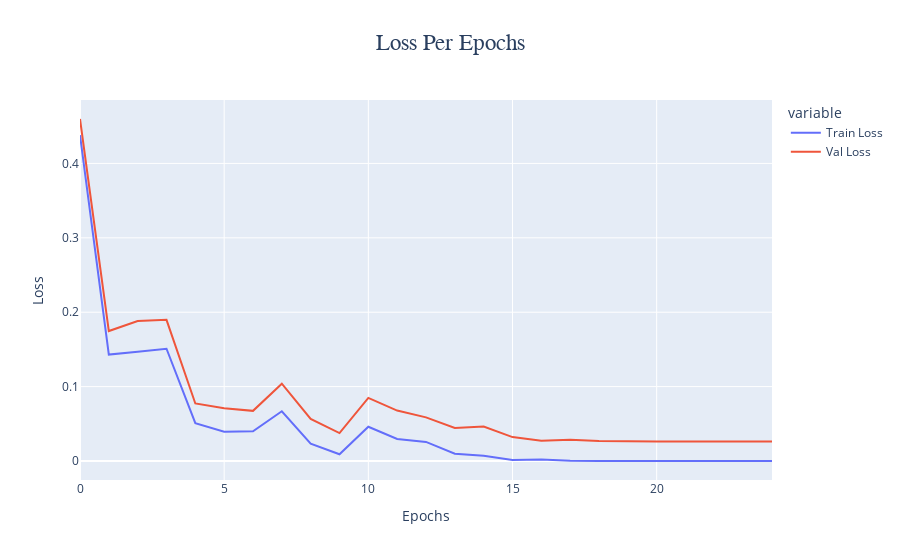
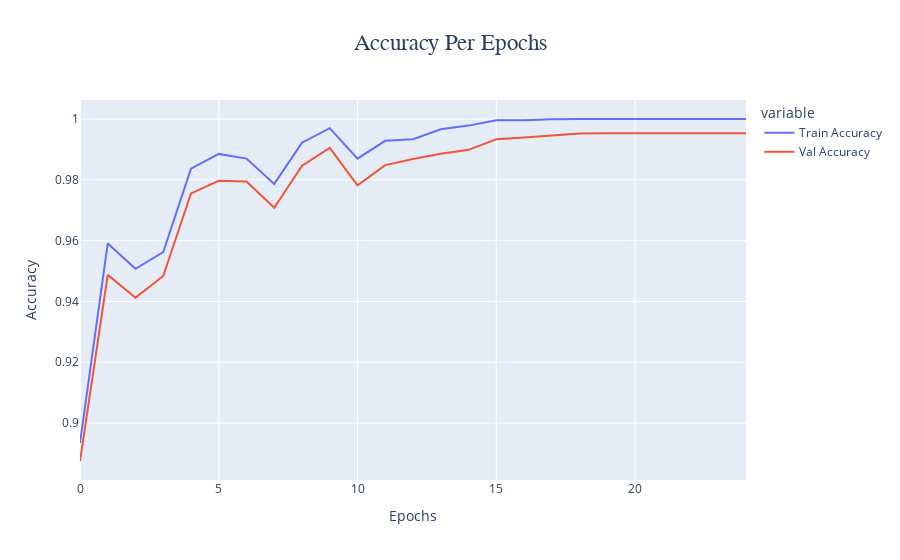

The cell these charts' notebook holds for them, in order:
### Code cell
# used plotly for interactive plotting
fig = px.line(history.iloc[:,:2],title='Loss Per Epochs',labels={'value':'Loss','index':'Epochs'})
fig.update_layout(title={'font_family':'Georgia','font_size':23,'x':0.5}).show()
fig = px.line(history.iloc[:,2:],title='Accuracy Per Epochs',labels={'value':'Accuracy','index':'Epochs'})
fig.update_layout(title={'font_family':'Georgia','font_size':23,'x':0.5}).show()

### Figure 1 — Plotly figure (JSON) as saved in the notebook; plotly's stock layout.template omitted (floating-point values rounded to 4 significant figures)
{"data": [{"hovertemplate": "variable=Train Loss<br>Epochs=%{x}<br>Loss=%{y}<extra></extra>", "legendgroup": "Train Loss", "line": {"color": "#636efa", "dash": "solid"}, "marker": {"symbol": "circle"}, "mode": "lines", "name": "Train Loss", "orientation": "v", "showlegend": true, "type": "scatter", "x": [0, 1, 2, 3, 4, 5, 6, 7, 8, 9, 10, 11, 12, 13, 14, 15, 16, 17, 18, 19, 20, 21, 22, 23, 24], "xaxis": "x", "y": [0.4381, 0.1431, 0.1468, 0.151, 0.05094, 0.0395, 0.04004, 0.06691, 0.02327, 0.009045, 0.04611, 0.02963, 0.02566, 0.009817, 0.007017, 0.001365, 0.002051, 0.0003063, 6.231e-05, 3.891e-05, 3.34e-05, 3.075e-05, 2.944e-05, 2.893e-05, 2.883e-05], "yaxis": "y"}, {"hovertemplate": "variable=Val Loss<br>Epochs=%{x}<br>Loss=%{y}<extra></extra>", "legendgroup": "Val Loss", "line": {"color": "#EF553B", "dash": "solid"}, "marker": {"symbol": "circle"}, "mode": "lines", "name": "Val Loss", "orientation": "v", "showlegend": true, "type": "scatter", "x": [0, 1, 2, 3, 4, 5, 6, 7, 8, 9, 10, 11, 12, 13, 14, 15, 16, 17, 18, 19, 20, 21, 22, 23, 24], "xaxis": "x", "y": [0.4597, 0.1747, 0.1881, 0.1898, 0.07736, 0.07105, 0.06743, 0.1039, 0.0565, 0.0376, 0.08481, 0.06782, 0.05872, 0.04451, 0.04645, 0.03218, 0.02715, 0.02843, 0.02677, 0.02616, 0.02611, 0.02609, 0.02609, 0.02608, 0.02608], "yaxis": "y"}], "layout": {"legend": {"title": {"text": "variable"}, "tracegroupgap": 0}, "title": {"font": {"family": "Georgia", "size": 23}, "text": "Loss Per Epochs", "x": 0.5}, "xaxis": {"anchor": "y", "domain": [0, 1], "title": {"text": "Epochs"}}, "yaxis": {"anchor": "x", "domain": [0, 1], "title": {"text": "Loss"}}}}

### Figure 2 — Plotly figure (JSON) as saved in the notebook; plotly's stock layout.template omitted (floating-point values rounded to 4 significant figures)
{"data": [{"hovertemplate": "variable=Train Accuracy<br>Epochs=%{x}<br>Accuracy=%{y}<extra></extra>", "legendgroup": "Train Accuracy", "line": {"color": "#636efa", "dash": "solid"}, "marker": {"symbol": "circle"}, "mode": "lines", "name": "Train Accuracy", "orientation": "v", "showlegend": true, "type": "scatter", "x": [0, 1, 2, 3, 4, 5, 6, 7, 8, 9, 10, 11, 12, 13, 14, 15, 16, 17, 18, 19, 20, 21, 22, 23, 24], "xaxis": "x", "y": [0.8935, 0.9591, 0.9507, 0.9562, 0.9837, 0.9885, 0.987, 0.9786, 0.9922, 0.997, 0.987, 0.9928, 0.9934, 0.9966, 0.9978, 0.9996, 0.9996, 0.9999, 1, 1, 1, 1, 1, 1, 1], "yaxis": "y"}, {"hovertemplate": "variable=Val Accuracy<br>Epochs=%{x}<br>Accuracy=%{y}<extra></extra>", "legendgroup": "Val Accuracy", "line": {"color": "#EF553B", "dash": "solid"}, "marker": {"symbol": "circle"}, "mode": "lines", "name": "Val Accuracy", "orientation": "v", "showlegend": true, "type": "scatter", "x": [0, 1, 2, 3, 4, 5, 6, 7, 8, 9, 10, 11, 12, 13, 14, 15, 16, 17, 18, 19, 20, 21, 22, 23, 24], "xaxis": "x", "y": [0.8875, 0.9487, 0.9412, 0.9484, 0.9755, 0.9797, 0.9795, 0.9708, 0.9846, 0.9905, 0.9782, 0.9848, 0.9869, 0.9886, 0.9899, 0.9933, 0.9939, 0.9945, 0.9952, 0.9953, 0.9953, 0.9953, 0.9953, 0.9953, 0.9953], "yaxis": "y"}], "layout": {"legend": {"title": {"text": "variable"}, "tracegroupgap": 0}, "title": {"font": {"family": "Georgia", "size": 23}, "text": "Accuracy Per Epochs", "x": 0.5}, "xaxis": {"anchor": "y", "domain": [0, 1], "title": {"text": "Epochs"}}, "yaxis": {"anchor": "x", "domain": [0, 1], "title": {"text": "Accuracy"}}}}
